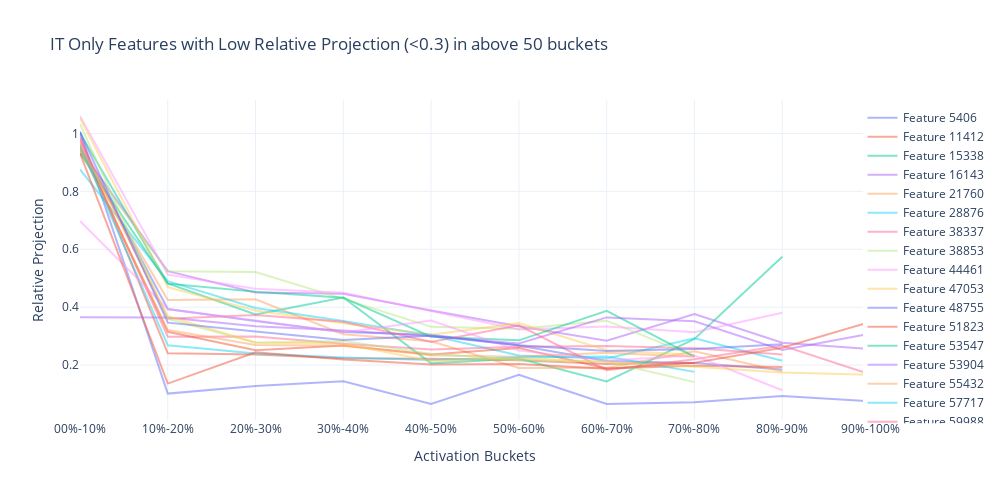

Notebook cell for this chart:
### Code cell
last_k = 6
cut_off_k = 2
it_only_focus = stage1_it_only_indices
# Get relative projections for IT only features in the last bucket
last_bucket_projections = relproj_data[it_only_focus, -last_k:-cut_off_k]

# Find indices of features with high relative projection in last bucket
low_proj_indices = it_only_focus[(last_bucket_projections < 0.4).sum(axis=1) > last_k-1-cut_off_k]

print(f"Found {len(low_proj_indices)} IT only features with low (<0.1) relative projection in last bucket")
print("\nFeature indices:", low_proj_indices)

# Create figure
fig = go.Figure()

# Plot each feature
for idx in low_proj_indices:
    feature_data = relproj_data[idx]
    fig.add_trace(go.Scatter(
        x=[f"{i}0%-{i+1}0%" for i in range(0, 10)],
        y=feature_data,
        mode='lines',
        name=f'Feature {idx}',
        opacity=0.5
    ))

# Update layout
fig.update_layout(
    title='IT Only Features with Low Relative Projection (<0.3) in above 50 buckets',
    xaxis_title='Activation Buckets',
    yaxis_title='Relative Projection',
    template='plotly_white',
    width=1000,
    height=500,
    showlegend=True,
    legend=dict(
        yanchor="top",
        y=0.99,
        xanchor="right", 
        x=1.15
    )
)
fig.write_image(f"../plots/relative_projections_low_{last_k}_{cut_off_k}.png")
fig.show()

### Figure 1 — Plotly figure (JSON) as saved in the notebook; plotly's stock layout.template omitted (floating-point values rounded to 4 significant figures)
{"data": [{"mode": "lines", "name": "Feature 5406", "opacity": 0.5, "type": "scatter", "x": ["00%-10%", "10%-20%", "20%-30%", "30%-40%", "40%-50%", "50%-60%", "60%-70%", "70%-80%", "80%-90%", "90%-100%"], "y": [0.963, 0.3938, 0.3521, 0.314, 0.3045, 0.2673, 0.2143, 0.2069, 0.1848, null]}, {"mode": "lines", "name": "Feature 11412", "opacity": 0.5, "type": "scatter", "x": ["00%-10%", "10%-20%", "20%-30%", "30%-40%", "40%-50%", "50%-60%", "60%-70%", "70%-80%", "80%-90%", "90%-100%"], "y": [0.9888, 0.2406, 0.2363, 0.2235, 0.2218, 0.2168, 0.2035, 0.2075, null, null]}, {"mode": "lines", "name": "Feature 15338", "opacity": 0.5, "type": "scatter", "x": ["00%-10%", "10%-20%", "20%-30%", "30%-40%", "40%-50%", "50%-60%", "60%-70%", "70%-80%", "80%-90%", "90%-100%"], "y": [1.002, 0.482, 0.3749, 0.4333, 0.206, 0.223, 0.1437, 0.2901, 0.5739, null]}, {"mode": "lines", "name": "Feature 16143", "opacity": 0.5, "type": "scatter", "x": ["00%-10%", "10%-20%", "20%-30%", "30%-40%", "40%-50%", "50%-60%", "60%-70%", "70%-80%", "80%-90%", "90%-100%"], "y": [0.9447, 0.5245, 0.4506, 0.4462, 0.3883, 0.3345, 0.2843, 0.3762, 0.277, 0.2556]}, {"mode": "lines", "name": "Feature 21760", "opacity": 0.5, "type": "scatter", "x": ["00%-10%", "10%-20%", "20%-30%", "30%-40%", "40%-50%", "50%-60%", "60%-70%", "70%-80%", "80%-90%", "90%-100%"], "y": [0.9425, 0.4246, 0.427, 0.3066, 0.2823, 0.1898, 0.1904, 0.248, 0.1776, null]}, {"mode": "lines", "name": "Feature 28876", "opacity": 0.5, "type": "scatter", "x": ["00%-10%", "10%-20%", "20%-30%", "30%-40%", "40%-50%", "50%-60%", "60%-70%", "70%-80%", "80%-90%", "90%-100%"], "y": [0.8759, 0.4897, 0.3972, 0.3524, 0.3021, 0.233, 0.2231, 0.2926, 0.2147, null]}, {"mode": "lines", "name": "Feature 38337", "opacity": 0.5, "type": "scatter", "x": ["00%-10%", "10%-20%", "20%-30%", "30%-40%", "40%-50%", "50%-60%", "60%-70%", "70%-80%", "80%-90%", "90%-100%"], "y": [0.9713, 0.2978, 0.2991, 0.2736, 0.2542, 0.2636, 0.2663, 0.2578, 0.2366, null]}, {"mode": "lines", "name": "Feature 38853", "opacity": 0.5, "type": "scatter", "x": ["00%-10%", "10%-20%", "20%-30%", "30%-40%", "40%-50%", "50%-60%", "60%-70%", "70%-80%", "80%-90%", "90%-100%"], "y": [0.9337, 0.5243, 0.5215, 0.4287, 0.332, 0.3256, 0.3535, 0.2299, null, null]}, {"mode": "lines", "name": "Feature 44461", "opacity": 0.5, "type": "scatter", "x": ["00%-10%", "10%-20%", "20%-30%", "30%-40%", "40%-50%", "50%-60%", "60%-70%", "70%-80%", "80%-90%", "90%-100%"], "y": [1.06, 0.5121, 0.4634, 0.4495, 0.3863, 0.3228, 0.3332, 0.3137, 0.381, null]}, {"mode": "lines", "name": "Feature 47053", "opacity": 0.5, "type": "scatter", "x": ["00%-10%", "10%-20%", "20%-30%", "30%-40%", "40%-50%", "50%-60%", "60%-70%", "70%-80%", "80%-90%", "90%-100%"], "y": [1.053, 0.4693, 0.3882, 0.3443, 0.3044, 0.3449, 0.2511, 0.236, null, null]}, {"mode": "lines", "name": "Feature 48755", "opacity": 0.5, "type": "scatter", "x": ["00%-10%", "10%-20%", "20%-30%", "30%-40%", "40%-50%", "50%-60%", "60%-70%", "70%-80%", "80%-90%", "90%-100%"], "y": [1.007, 0.1015, 0.1282, 0.144, 0.06595, 0.1668, 0.06564, 0.07163, 0.0934, 0.07508]}, {"mode": "lines", "name": "Feature 51823", "opacity": 0.5, "type": "scatter", "x": ["00%-10%", "10%-20%", "20%-30%", "30%-40%", "40%-50%", "50%-60%", "60%-70%", "70%-80%", "80%-90%", "90%-100%"], "y": [0.9563, 0.3151, 0.2512, 0.2676, 0.2364, 0.259, 0.188, 0.198, 0.1936, null]}, {"mode": "lines", "name": "Feature 53547", "opacity": 0.5, "type": "scatter", "x": ["00%-10%", "10%-20%", "20%-30%", "30%-40%", "40%-50%", "50%-60%", "60%-70%", "70%-80%", "80%-90%", "90%-100%"], "y": [0.9321, 0.4813, 0.453, 0.4329, 0.2981, 0.2854, 0.3876, 0.2294, null, 0.331]}, {"mode": "lines", "name": "Feature 53904", "opacity": 0.5, "type": "scatter", "x": ["00%-10%", "10%-20%", "20%-30%", "30%-40%", "40%-50%", "50%-60%", "60%-70%", "70%-80%", "80%-90%", "90%-100%"], "y": [0.3655, 0.364, 0.3345, 0.3192, 0.2993, 0.2745, 0.3647, 0.3512, 0.2526, 0.3086]}, {"mode": "lines", "name": "Feature 55432", "opacity": 0.5, "type": "scatter", "x": ["00%-10%", "10%-20%", "20%-30%", "30%-40%", "40%-50%", "50%-60%", "60%-70%", "70%-80%", "80%-90%", "90%-100%"], "y": [0.9492, 0.3209, 0.2698, 0.2667, 0.234, 0.229, 0.2423, 0.2289, null, null]}, {"mode": "lines", "name": "Feature 57717", "opacity": 0.5, "type": "scatter", "x": ["00%-10%", "10%-20%", "20%-30%", "30%-40%", "40%-50%", "50%-60%", "60%-70%", "70%-80%", "80%-90%", "90%-100%"], "y": [0.9585, 0.2686, 0.2397, 0.2265, 0.2172, 0.2266, 0.2294, 0.1765, null, null]}, {"mode": "lines", "name": "Feature 59988", "opacity": 0.5, "type": "scatter", "x": ["00%-10%", "10%-20%", "20%-30%", "30%-40%", "40%-50%", "50%-60%", "60%-70%", "70%-80%", "80%-90%", "90%-100%"], "y": [0.9807, 0.36, 0.3726, 0.3494, 0.2801, 0.3375, 0.1824, 0.2202, 0.2673, 0.1681]}, {"mode": "lines", "name": "Feature 68066", "opacity": 0.5, "type": "scatter", "x": ["00%-10%", "10%-20%", "20%-30%", "30%-40%", "40%-50%", "50%-60%", "60%-70%", "70%-80%", "80%-90%", "90%-100%"], "y": [1.033, 0.3597, 0.2771, 0.2836, 0.239, 0.2178, 0.212, 0.1411, null, 0.1761]}, {"mode": "lines", "name": "Feature 68510", "opacity": 0.5, "type": "scatter", "x": ["00%-10%", "10%-20%", "20%-30%", "30%-40%", "40%-50%", "50%-60%", "60%-70%", "70%-80%", "80%-90%", "90%-100%"], "y": [0.6978, 0.3927, 0.354, 0.3122, 0.3536, 0.2499, 0.2154, 0.2327, 0.113, null]}, {"mode": "lines", "name": "Feature 69810", "opacity": 0.5, "type": "scatter", "x": ["00%-10%", "10%-20%", "20%-30%", "30%-40%", "40%-50%", "50%-60%", "60%-70%", "70%-80%", "80%-90%", "90%-100%"], "y": [0.9632, 0.3685, 0.2782, 0.2735, 0.2141, 0.2238, 0.2106, 0.1945, 0.174, 0.1667]}, {"mode": "lines", "name": "Feature 72073", "opacity": 0.5, "type": "scatter", "x": ["00%-10%", "10%-20%", "20%-30%", "30%-40%", "40%-50%", "50%-60%", "60%-70%", "70%-80%", "80%-90%", "90%-100%"], "y": [1.005, 0.3467, 0.3162, 0.2864, 0.3013, 0.2681, 0.2483, 0.2555, 0.2717, null]}, {"mode": "lines", "name": "Feature 73286", "opacity": 0.5, "type": "scatter", "x": ["00%-10%", "10%-20%", "20%-30%", "30%-40%", "40%-50%", "50%-60%", "60%-70%", "70%-80%", "80%-90%", "90%-100%"], "y": [0.9317, 0.1361, 0.2445, 0.2195, 0.2017, 0.2042, 0.1876, 0.2078, 0.2599, 0.3489]}], "layout": {"height": 500, "legend": {"x": 1.15, "xanchor": "right", "y": 0.99, "yanchor": "top"}, "showlegend": true, "title": {"text": "IT Only Features with Low Relative Projection (<0.3) in above 50 buckets"}, "width": 1000, "xaxis": {"title": {"text": "Activation Buckets"}}, "yaxis": {"title": {"text": "Relative Projection"}}}}
